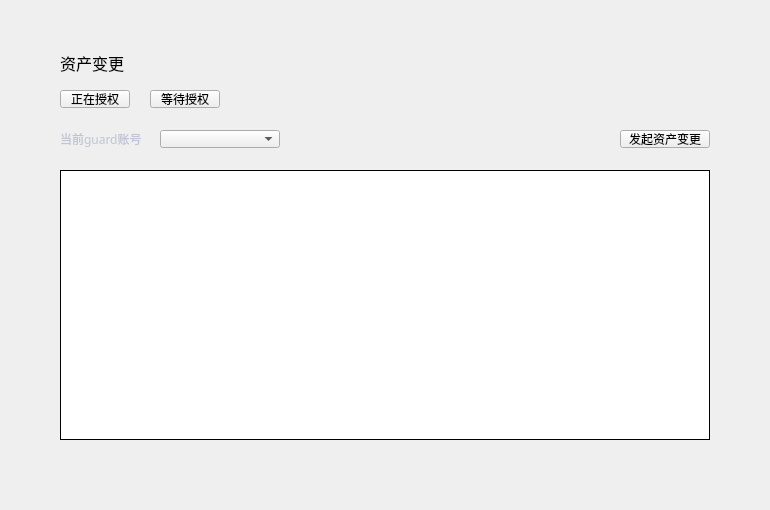
<?xml version="1.0" encoding="UTF-8"?>
<ui version="4.0">
 <class>ColdHotTransferPage</class>
 <widget class="QWidget" name="ColdHotTransferPage">
  <property name="geometry">
   <rect>
    <x>0</x>
    <y>0</y>
    <width>770</width>
    <height>510</height>
   </rect>
  </property>
  <property name="windowTitle">
   <string>Form</string>
  </property>
  <widget class="QTableWidget" name="coldHotTransactionTableWidget">
   <property name="geometry">
    <rect>
     <x>60</x>
     <y>170</y>
     <width>650</width>
     <height>270</height>
    </rect>
   </property>
   <property name="cursor" stdset="0">
    <cursorShape>ArrowCursor</cursorShape>
   </property>
   <property name="layoutDirection">
    <enum>Qt::LeftToRight</enum>
   </property>
   <property name="styleSheet">
    <string notr="true"/>
   </property>
   <property name="frameShape">
    <enum>QFrame::Box</enum>
   </property>
   <property name="frameShadow">
    <enum>QFrame::Plain</enum>
   </property>
   <property name="verticalScrollBarPolicy">
    <enum>Qt::ScrollBarAsNeeded</enum>
   </property>
   <property name="horizontalScrollBarPolicy">
    <enum>Qt::ScrollBarAlwaysOff</enum>
   </property>
   <property name="autoScroll">
    <bool>true</bool>
   </property>
   <property name="editTriggers">
    <set>QAbstractItemView::NoEditTriggers</set>
   </property>
   <property name="selectionMode">
    <enum>QAbstractItemView::NoSelection</enum>
   </property>
   <property name="iconSize">
    <size>
     <width>19</width>
     <height>12</height>
    </size>
   </property>
   <property name="showGrid">
    <bool>true</bool>
   </property>
   <property name="gridStyle">
    <enum>Qt::SolidLine</enum>
   </property>
   <attribute name="horizontalHeaderVisible">
    <bool>false</bool>
   </attribute>
   <attribute name="horizontalHeaderCascadingSectionResizes">
    <bool>false</bool>
   </attribute>
   <attribute name="horizontalHeaderHighlightSections">
    <bool>false</bool>
   </attribute>
   <attribute name="verticalHeaderVisible">
    <bool>false</bool>
   </attribute>
   <attribute name="verticalHeaderHighlightSections">
    <bool>false</bool>
   </attribute>
   <column>
    <property name="text">
     <string>申请时间（GMT）</string>
    </property>
    <property name="font">
     <font>
      <family>微软雅黑</family>
     </font>
    </property>
    <property name="textAlignment">
     <set>AlignCenter</set>
    </property>
   </column>
   <column>
    <property name="text">
     <string>金额</string>
    </property>
    <property name="font">
     <font>
      <family>微软雅黑</family>
     </font>
    </property>
    <property name="textAlignment">
     <set>AlignCenter</set>
    </property>
   </column>
   <column>
    <property name="text">
     <string>转出地址</string>
    </property>
    <property name="font">
     <font>
      <family>微软雅黑</family>
     </font>
    </property>
    <property name="textAlignment">
     <set>AlignCenter</set>
    </property>
   </column>
   <column>
    <property name="text">
     <string>转入地址</string>
    </property>
    <property name="font">
     <font>
      <family>微软雅黑</family>
     </font>
    </property>
    <property name="textAlignment">
     <set>AlignCenter</set>
    </property>
   </column>
   <column>
    <property name="text">
     <string>状态</string>
    </property>
    <property name="font">
     <font>
      <family>微软雅黑</family>
     </font>
    </property>
    <property name="textAlignment">
     <set>AlignCenter</set>
    </property>
   </column>
   <column>
    <property name="text">
     <string/>
    </property>
   </column>
   <column>
    <property name="text">
     <string/>
    </property>
   </column>
  </widget>
  <widget class="QComboBox" name="accountComboBox">
   <property name="geometry">
    <rect>
     <x>160</x>
     <y>130</y>
     <width>120</width>
     <height>18</height>
    </rect>
   </property>
   <property name="font">
    <font>
     <family>微软雅黑</family>
     <weight>50</weight>
     <bold>false</bold>
    </font>
   </property>
   <property name="focusPolicy">
    <enum>Qt::NoFocus</enum>
   </property>
   <property name="styleSheet">
    <string notr="true"/>
   </property>
  </widget>
  <widget class="QLabel" name="label">
   <property name="geometry">
    <rect>
     <x>60</x>
     <y>130</y>
     <width>100</width>
     <height>18</height>
    </rect>
   </property>
   <property name="font">
    <font>
     <family>微软雅黑</family>
    </font>
   </property>
   <property name="styleSheet">
    <string notr="true">color: rgb(192, 196, 212);</string>
   </property>
   <property name="text">
    <string>当前guard账号</string>
   </property>
   <property name="alignment">
    <set>Qt::AlignLeading|Qt::AlignLeft|Qt::AlignVCenter</set>
   </property>
  </widget>
  <widget class="QToolButton" name="transferBtn">
   <property name="geometry">
    <rect>
     <x>620</x>
     <y>130</y>
     <width>90</width>
     <height>18</height>
    </rect>
   </property>
   <property name="font">
    <font>
     <family>微软雅黑</family>
     <weight>50</weight>
     <italic>false</italic>
     <bold>false</bold>
    </font>
   </property>
   <property name="cursor">
    <cursorShape>PointingHandCursor</cursorShape>
   </property>
   <property name="focusPolicy">
    <enum>Qt::NoFocus</enum>
   </property>
   <property name="styleSheet">
    <string notr="true"/>
   </property>
   <property name="text">
    <string>发起资产变更</string>
   </property>
  </widget>
  <widget class="QLabel" name="title_label">
   <property name="geometry">
    <rect>
     <x>60</x>
     <y>50</y>
     <width>200</width>
     <height>26</height>
    </rect>
   </property>
   <property name="font">
    <font>
     <family>微软雅黑</family>
     <pointsize>12</pointsize>
     <weight>50</weight>
     <italic>false</italic>
     <bold>false</bold>
    </font>
   </property>
   <property name="styleSheet">
    <string notr="true"/>
   </property>
   <property name="text">
    <string>资产变更</string>
   </property>
  </widget>
  <widget class="QPushButton" name="typeCurrentBtn">
   <property name="geometry">
    <rect>
     <x>60</x>
     <y>90</y>
     <width>70</width>
     <height>18</height>
    </rect>
   </property>
   <property name="cursor">
    <cursorShape>PointingHandCursor</cursorShape>
   </property>
   <property name="styleSheet">
    <string notr="true"/>
   </property>
   <property name="text">
    <string>正在授权</string>
   </property>
  </widget>
  <widget class="QPushButton" name="typeWaitingBtn">
   <property name="geometry">
    <rect>
     <x>150</x>
     <y>90</y>
     <width>70</width>
     <height>18</height>
    </rect>
   </property>
   <property name="cursor">
    <cursorShape>PointingHandCursor</cursorShape>
   </property>
   <property name="styleSheet">
    <string notr="true"/>
   </property>
   <property name="text">
    <string>等待授权</string>
   </property>
  </widget>
 </widget>
 <resources/>
 <connections/>
</ui>
